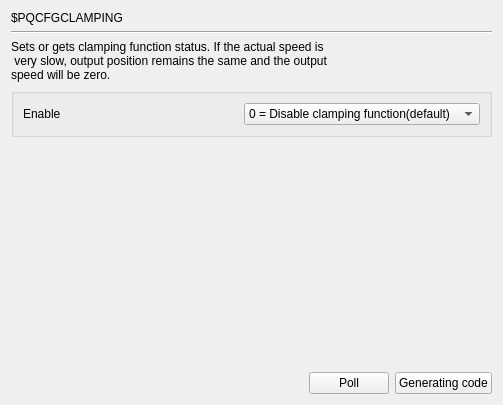
     <widget class="QWidget" name="page_PQCFGCLAMPING">
      <layout class="QGridLayout" name="gridLayout_24">
       <item row="0" column="0">
        <widget class="QLabel" name="label_584">
         <property name="text">
          <string>$PQCFGCLAMPING</string>
         </property>
        </widget>
       </item>
       <item row="1" column="0" colspan="3">
        <widget class="Line" name="line_150">
         <property name="orientation">
          <enum>Qt::Horizontal</enum>
         </property>
        </widget>
       </item>
       <item row="2" column="0" colspan="3">
        <widget class="QLabel" name="label_585">
         <property name="text">
          <string>Sets or gets clamping function status. If the actual speed is
 very slow, output position remains the same and the output 
speed will be zero.</string>
         </property>
        </widget>
       </item>
       <item row="3" column="0" colspan="3">
        <widget class="QGroupBox" name="groupBox_130">
         <property name="title">
          <string/>
         </property>
         <layout class="QGridLayout" name="gridLayout_23">
          <item row="0" column="1">
           <widget class="QComboBox" name="comboBox_PQCFGCLAMPING_Enable">
            <item>
             <property name="text">
              <string>0 = Disable clamping function(default)</string>
             </property>
            </item>
            <item>
             <property name="text">
              <string>1 = Enable clamping function</string>
             </property>
            </item>
           </widget>
          </item>
          <item row="0" column="0">
           <widget class="QLabel" name="label_587">
            <property name="text">
             <string>Enable</string>
            </property>
           </widget>
          </item>
         </layout>
        </widget>
       </item>
       <item row="4" column="2">
        <spacer name="verticalSpacer_150">
         <property name="orientation">
          <enum>Qt::Vertical</enum>
         </property>
         <property name="sizeHint" stdset="0">
          <size>
           <width>20</width>
           <height>229</height>
          </size>
         </property>
        </spacer>
       </item>
       <item row="5" column="0">
        <spacer name="horizontalSpacer_150">
         <property name="orientation">
          <enum>Qt::Horizontal</enum>
         </property>
         <property name="sizeHint" stdset="0">
          <size>
           <width>292</width>
           <height>20</height>
          </size>
         </property>
        </spacer>
       </item>
       <item row="5" column="1">
        <widget class="QPushButton" name="poll_PQCFGCLAMPING">
         <property name="text">
          <string>Poll</string>
         </property>
        </widget>
       </item>
       <item row="5" column="2">
        <widget class="QPushButton" name="GC_PQCFGCLAMPING">
         <property name="layoutDirection">
          <enum>Qt::LeftToRight</enum>
         </property>
         <property name="text">
          <string>Generating code</string>
         </property>
        </widget>
       </item>
      </layout>
     </widget>
